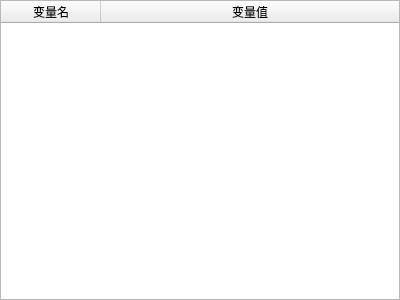
<?xml version="1.0" encoding="UTF-8"?>
<ui version="4.0">
 <class>ConfigTableWgt</class>
 <widget class="QWidget" name="ConfigTableWgt">
  <property name="geometry">
   <rect>
    <x>0</x>
    <y>0</y>
    <width>400</width>
    <height>300</height>
   </rect>
  </property>
  <property name="windowTitle">
   <string>Form</string>
  </property>
  <layout class="QGridLayout" name="gridLayout">
   <property name="margin">
    <number>0</number>
   </property>
   <item row="0" column="0">
    <widget class="QTableWidget" name="tableWidget">
     <property name="sizePolicy">
      <sizepolicy hsizetype="Expanding" vsizetype="Expanding">
       <horstretch>0</horstretch>
       <verstretch>0</verstretch>
      </sizepolicy>
     </property>
     <property name="columnCount">
      <number>2</number>
     </property>
     <attribute name="horizontalHeaderStretchLastSection">
      <bool>true</bool>
     </attribute>
     <attribute name="verticalHeaderVisible">
      <bool>false</bool>
     </attribute>
     <column>
      <property name="text">
       <string>变量名</string>
      </property>
     </column>
     <column>
      <property name="text">
       <string>变量值</string>
      </property>
     </column>
    </widget>
   </item>
  </layout>
 </widget>
 <resources/>
 <connections/>
</ui>
